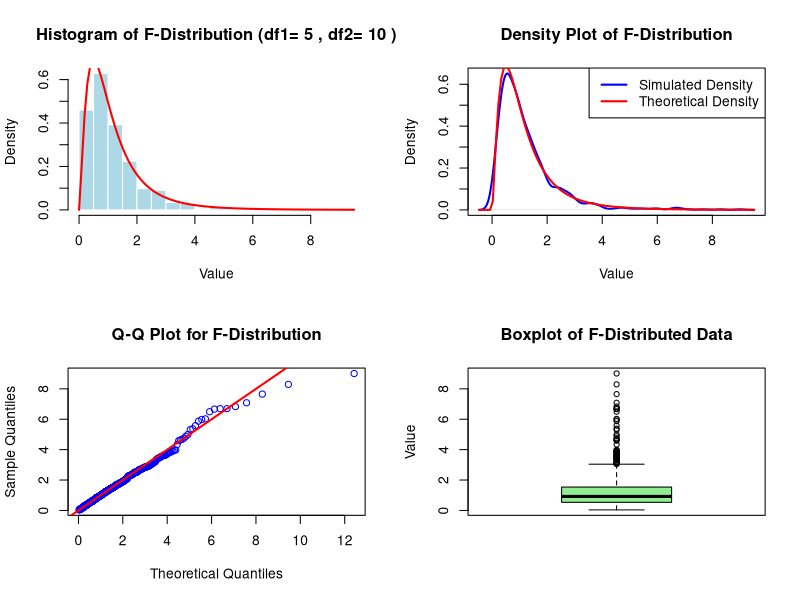

This chart was generated by the following R code:
# Define simulation parameters and degrees of freedom
df1 <- 5       # Numerator degrees of freedom
df2 <- 10      # Denominator degrees of freedom
N_sim <- 1000  # Number of simulations

# Set seed for reproducibility
set.seed(123)

# Generate two independent sets of chi-squared random variates
chi2_1 <- rchisq(n = N_sim, df = df1)
chi2_2 <- rchisq(n = N_sim, df = df2)

# Calculate the F-distributed data as the ratio of scaled chi-squared variates
f_data <- (chi2_1 / df1) / (chi2_2 / df2)

# Set up the plotting area to a 2x2 grid
par(mfrow = c(2, 2))

# Plot 1: Histogram of simulated F-data with theoretical density curve
hist(f_data, breaks = 30, col = "lightblue", probability = TRUE,
     main = paste("Histogram of F-Distribution (df1=", df1, ", df2=", df2, ")"),
     xlab = "Value", border = "white")
curve(df(x, df1 = df1, df2 = df2), add = TRUE, col = "red", lwd = 2)

# Plot 2: Density plot of simulated F-data with theoretical density curve
plot(density(f_data), col = "blue", lwd = 2,
     main = "Density Plot of F-Distribution",
     xlab = "Value")
curve(df(x, df1 = df1, df2 = df2), add = TRUE, col = "red", lwd = 2)
legend("topright", legend = c("Simulated Density", "Theoretical Density"),
       col = c("blue", "red"), lty = 1, lwd = 2)

# Plot 3: Q-Q plot for F-distribution
qqplot(qf(ppoints(N_sim), df1 = df1, df2 = df2), f_data,
       main = "Q-Q Plot for F-Distribution", col = "blue",
       xlab = "Theoretical Quantiles", ylab = "Sample Quantiles")
abline(a = 0, b = 1, col = "red", lwd = 2)

# Plot 4: Boxplot of simulated F-data
boxplot(f_data, col = "lightgreen",
        main = "Boxplot of F-Distributed Data", ylab = "Value")
